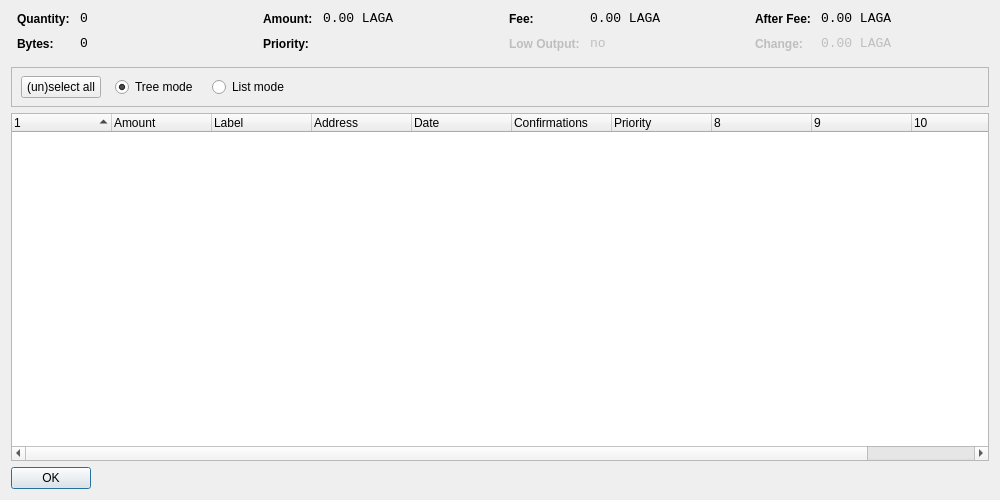
<?xml version="1.0" encoding="UTF-8"?>
<ui version="4.0">
 <class>CoinControlDialog</class>
 <widget class="QDialog" name="CoinControlDialog">
  <property name="geometry">
   <rect>
    <x>0</x>
    <y>0</y>
    <width>1000</width>
    <height>500</height>
   </rect>
  </property>
  <property name="windowTitle">
   <string>Coin Control</string>
  </property>
  <layout class="QVBoxLayout" name="verticalLayout">
   <item>
    <layout class="QHBoxLayout" name="horizontalLayoutTop" stretch="0,0,0,0">
     <property name="topMargin">
      <number>0</number>
     </property>
     <property name="bottomMargin">
      <number>10</number>
     </property>
     <item>
      <layout class="QFormLayout" name="formLayoutCoinControl1">
       <property name="horizontalSpacing">
        <number>10</number>
       </property>
       <property name="verticalSpacing">
        <number>10</number>
       </property>
       <property name="leftMargin">
        <number>6</number>
       </property>
       <property name="rightMargin">
        <number>6</number>
       </property>
       <item row="0" column="0">
        <widget class="QLabel" name="labelCoinControlQuantityText">
         <property name="styleSheet">
          <string notr="true">font-weight:bold;</string>
         </property>
         <property name="text">
          <string>Quantity:</string>
         </property>
        </widget>
       </item>
       <item row="0" column="1">
        <widget class="QLabel" name="labelCoinControlQuantity">
         <property name="font">
          <font>
           <family>Monospace</family>
           <pointsize>10</pointsize>
          </font>
         </property>
         <property name="cursor">
          <cursorShape>IBeamCursor</cursorShape>
         </property>
         <property name="contextMenuPolicy">
          <enum>Qt::ActionsContextMenu</enum>
         </property>
         <property name="text">
          <string notr="true">0</string>
         </property>
         <property name="textInteractionFlags">
          <set>Qt::LinksAccessibleByMouse|Qt::TextSelectableByKeyboard|Qt::TextSelectableByMouse</set>
         </property>
        </widget>
       </item>
       <item row="1" column="0">
        <widget class="QLabel" name="labelCoinControlBytesText">
         <property name="styleSheet">
          <string notr="true">font-weight:bold;</string>
         </property>
         <property name="text">
          <string>Bytes:</string>
         </property>
        </widget>
       </item>
       <item row="1" column="1">
        <widget class="QLabel" name="labelCoinControlBytes">
         <property name="font">
          <font>
           <family>Monospace</family>
           <pointsize>10</pointsize>
          </font>
         </property>
         <property name="cursor">
          <cursorShape>IBeamCursor</cursorShape>
         </property>
         <property name="contextMenuPolicy">
          <enum>Qt::ActionsContextMenu</enum>
         </property>
         <property name="text">
          <string notr="true">0</string>
         </property>
         <property name="textInteractionFlags">
          <set>Qt::LinksAccessibleByMouse|Qt::TextSelectableByKeyboard|Qt::TextSelectableByMouse</set>
         </property>
        </widget>
       </item>
      </layout>
     </item>
     <item>
      <layout class="QFormLayout" name="formLayoutCoinControl2">
       <property name="horizontalSpacing">
        <number>10</number>
       </property>
       <property name="verticalSpacing">
        <number>10</number>
       </property>
       <property name="leftMargin">
        <number>6</number>
       </property>
       <property name="rightMargin">
        <number>6</number>
       </property>
       <item row="0" column="0">
        <widget class="QLabel" name="labelCoinControlAmountText">
         <property name="styleSheet">
          <string notr="true">font-weight:bold;</string>
         </property>
         <property name="text">
          <string>Amount:</string>
         </property>
        </widget>
       </item>
       <item row="0" column="1">
        <widget class="QLabel" name="labelCoinControlAmount">
         <property name="font">
          <font>
           <family>Monospace</family>
           <pointsize>10</pointsize>
          </font>
         </property>
         <property name="cursor">
          <cursorShape>IBeamCursor</cursorShape>
         </property>
         <property name="contextMenuPolicy">
          <enum>Qt::ActionsContextMenu</enum>
         </property>
         <property name="text">
          <string notr="true">0.00 LAGA</string>
         </property>
         <property name="textInteractionFlags">
          <set>Qt::LinksAccessibleByMouse|Qt::TextSelectableByKeyboard|Qt::TextSelectableByMouse</set>
         </property>
        </widget>
       </item>
       <item row="1" column="0">
        <widget class="QLabel" name="labelCoinControlPriorityText">
         <property name="styleSheet">
          <string notr="true">font-weight:bold;</string>
         </property>
         <property name="text">
          <string>Priority:</string>
         </property>
        </widget>
       </item>
       <item row="1" column="1">
        <widget class="QLabel" name="labelCoinControlPriority">
         <property name="font">
          <font>
           <family>Monospace</family>
           <pointsize>10</pointsize>
          </font>
         </property>
         <property name="cursor">
          <cursorShape>IBeamCursor</cursorShape>
         </property>
         <property name="contextMenuPolicy">
          <enum>Qt::ActionsContextMenu</enum>
         </property>
         <property name="text">
          <string/>
         </property>
         <property name="textInteractionFlags">
          <set>Qt::LinksAccessibleByMouse|Qt::TextSelectableByKeyboard|Qt::TextSelectableByMouse</set>
         </property>
        </widget>
       </item>
      </layout>
     </item>
     <item>
      <layout class="QFormLayout" name="formLayoutCoinControl3">
       <property name="horizontalSpacing">
        <number>10</number>
       </property>
       <property name="verticalSpacing">
        <number>10</number>
       </property>
       <property name="leftMargin">
        <number>6</number>
       </property>
       <property name="rightMargin">
        <number>6</number>
       </property>
       <item row="0" column="0">
        <widget class="QLabel" name="labelCoinControlFeeText">
         <property name="styleSheet">
          <string notr="true">font-weight:bold;</string>
         </property>
         <property name="text">
          <string>Fee:</string>
         </property>
        </widget>
       </item>
       <item row="0" column="1">
        <widget class="QLabel" name="labelCoinControlFee">
         <property name="font">
          <font>
           <family>Monospace</family>
           <pointsize>10</pointsize>
          </font>
         </property>
         <property name="cursor">
          <cursorShape>IBeamCursor</cursorShape>
         </property>
         <property name="contextMenuPolicy">
          <enum>Qt::ActionsContextMenu</enum>
         </property>
         <property name="text">
          <string notr="true">0.00 LAGA</string>
         </property>
         <property name="textInteractionFlags">
          <set>Qt::LinksAccessibleByMouse|Qt::TextSelectableByKeyboard|Qt::TextSelectableByMouse</set>
         </property>
        </widget>
       </item>
       <item row="1" column="0">
        <widget class="QLabel" name="labelCoinControlLowOutputText">
         <property name="enabled">
          <bool>false</bool>
         </property>
         <property name="styleSheet">
          <string notr="true">font-weight:bold;</string>
         </property>
         <property name="text">
          <string>Low Output:</string>
         </property>
        </widget>
       </item>
       <item row="1" column="1">
        <widget class="QLabel" name="labelCoinControlLowOutput">
         <property name="enabled">
          <bool>false</bool>
         </property>
         <property name="font">
          <font>
           <family>Monospace</family>
           <pointsize>10</pointsize>
          </font>
         </property>
         <property name="cursor">
          <cursorShape>IBeamCursor</cursorShape>
         </property>
         <property name="contextMenuPolicy">
          <enum>Qt::ActionsContextMenu</enum>
         </property>
         <property name="text">
          <string notr="true">no</string>
         </property>
         <property name="textInteractionFlags">
          <set>Qt::LinksAccessibleByMouse|Qt::TextSelectableByKeyboard|Qt::TextSelectableByMouse</set>
         </property>
        </widget>
       </item>
      </layout>
     </item>
     <item>
      <layout class="QFormLayout" name="formLayoutCoinControl4">
       <property name="horizontalSpacing">
        <number>10</number>
       </property>
       <property name="verticalSpacing">
        <number>10</number>
       </property>
       <property name="leftMargin">
        <number>6</number>
       </property>
       <property name="rightMargin">
        <number>6</number>
       </property>
       <item row="0" column="0">
        <widget class="QLabel" name="labelCoinControlAfterFeeText">
         <property name="styleSheet">
          <string notr="true">font-weight:bold;</string>
         </property>
         <property name="text">
          <string>After Fee:</string>
         </property>
        </widget>
       </item>
       <item row="0" column="1">
        <widget class="QLabel" name="labelCoinControlAfterFee">
         <property name="font">
          <font>
           <family>Monospace</family>
           <pointsize>10</pointsize>
          </font>
         </property>
         <property name="cursor">
          <cursorShape>IBeamCursor</cursorShape>
         </property>
         <property name="contextMenuPolicy">
          <enum>Qt::ActionsContextMenu</enum>
         </property>
         <property name="text">
          <string notr="true">0.00 LAGA</string>
         </property>
         <property name="textInteractionFlags">
          <set>Qt::LinksAccessibleByMouse|Qt::TextSelectableByKeyboard|Qt::TextSelectableByMouse</set>
         </property>
        </widget>
       </item>
       <item row="1" column="0">
        <widget class="QLabel" name="labelCoinControlChangeText">
         <property name="enabled">
          <bool>false</bool>
         </property>
         <property name="styleSheet">
          <string notr="true">font-weight:bold;</string>
         </property>
         <property name="text">
          <string>Change:</string>
         </property>
        </widget>
       </item>
       <item row="1" column="1">
        <widget class="QLabel" name="labelCoinControlChange">
         <property name="enabled">
          <bool>false</bool>
         </property>
         <property name="font">
          <font>
           <family>Monospace</family>
           <pointsize>10</pointsize>
          </font>
         </property>
         <property name="cursor">
          <cursorShape>IBeamCursor</cursorShape>
         </property>
         <property name="contextMenuPolicy">
          <enum>Qt::ActionsContextMenu</enum>
         </property>
         <property name="text">
          <string notr="true">0.00 LAGA</string>
         </property>
         <property name="textInteractionFlags">
          <set>Qt::LinksAccessibleByMouse|Qt::TextSelectableByKeyboard|Qt::TextSelectableByMouse</set>
         </property>
        </widget>
       </item>
      </layout>
     </item>
    </layout>
   </item>
   <item>
    <widget class="QFrame" name="frame">
     <property name="minimumSize">
      <size>
       <width>0</width>
       <height>40</height>
      </size>
     </property>
     <property name="frameShape">
      <enum>QFrame::StyledPanel</enum>
     </property>
     <property name="frameShadow">
      <enum>QFrame::Sunken</enum>
     </property>
     <widget class="QWidget" name="horizontalLayoutWidget">
      <property name="geometry">
       <rect>
        <x>10</x>
        <y>0</y>
        <width>781</width>
        <height>41</height>
       </rect>
      </property>
      <layout class="QHBoxLayout" name="horizontalLayoutPanel" stretch="0,0,0,0,0">
       <property name="spacing">
        <number>14</number>
       </property>
       <item>
        <widget class="QPushButton" name="pushButtonSelectAll">
         <property name="sizePolicy">
          <sizepolicy hsizetype="Maximum" vsizetype="Fixed">
           <horstretch>0</horstretch>
           <verstretch>0</verstretch>
          </sizepolicy>
         </property>
         <property name="text">
          <string>(un)select all</string>
         </property>
        </widget>
       </item>
       <item>
        <widget class="QRadioButton" name="radioTreeMode">
         <property name="sizePolicy">
          <sizepolicy hsizetype="Maximum" vsizetype="Fixed">
           <horstretch>0</horstretch>
           <verstretch>0</verstretch>
          </sizepolicy>
         </property>
         <property name="text">
          <string>Tree mode</string>
         </property>
         <property name="checked">
          <bool>true</bool>
         </property>
        </widget>
       </item>
       <item>
        <widget class="QRadioButton" name="radioListMode">
         <property name="sizePolicy">
          <sizepolicy hsizetype="Maximum" vsizetype="Fixed">
           <horstretch>0</horstretch>
           <verstretch>0</verstretch>
          </sizepolicy>
         </property>
         <property name="text">
          <string>List mode</string>
         </property>
        </widget>
       </item>
       <item>
        <spacer name="horizontalSpacer">
         <property name="orientation">
          <enum>Qt::Horizontal</enum>
         </property>
         <property name="sizeHint" stdset="0">
          <size>
           <width>40</width>
           <height>20</height>
          </size>
         </property>
        </spacer>
       </item>
      </layout>
     </widget>
    </widget>
   </item>
   <item>
    <widget class="CoinControlTreeWidget" name="treeWidget">
     <property name="contextMenuPolicy">
      <enum>Qt::CustomContextMenu</enum>
     </property>
     <property name="sortingEnabled">
      <bool>false</bool>
     </property>
     <property name="columnCount">
      <number>11</number>
     </property>
     <attribute name="headerShowSortIndicator" stdset="0">
      <bool>true</bool>
     </attribute>
     <attribute name="headerStretchLastSection">
      <bool>false</bool>
     </attribute>
     <column>
      <property name="text">
       <string/>
      </property>
     </column>
     <column>
      <property name="text">
       <string>Amount</string>
      </property>
     </column>
     <column>
      <property name="text">
       <string>Label</string>
      </property>
     </column>
     <column>
      <property name="text">
       <string>Address</string>
      </property>
     </column>
     <column>
      <property name="text">
       <string>Date</string>
      </property>
     </column>
     <column>
      <property name="text">
       <string>Confirmations</string>
      </property>
      <property name="toolTip">
       <string>Confirmed</string>
      </property>
     </column>
     <column>
      <property name="text">
       <string>Priority</string>
      </property>
     </column>
     <column>
      <property name="text">
       <string/>
      </property>
     </column>
     <column>
      <property name="text">
       <string/>
      </property>
     </column>
     <column>
      <property name="text">
       <string/>
      </property>
     </column>
     <column>
      <property name="text">
       <string/>
      </property>
     </column>
    </widget>
   </item>
   <item>
    <widget class="QDialogButtonBox" name="buttonBox">
     <property name="sizePolicy">
      <sizepolicy hsizetype="Maximum" vsizetype="Fixed">
       <horstretch>0</horstretch>
       <verstretch>0</verstretch>
      </sizepolicy>
     </property>
     <property name="orientation">
      <enum>Qt::Horizontal</enum>
     </property>
     <property name="standardButtons">
      <set>QDialogButtonBox::Ok</set>
     </property>
    </widget>
   </item>
  </layout>
 </widget>
 <customwidgets>
  <customwidget>
   <class>CoinControlTreeWidget</class>
   <extends>QTreeWidget</extends>
   <header>coincontroltreewidget.h</header>
  </customwidget>
 </customwidgets>
 <resources/>
 <connections/>
</ui>
